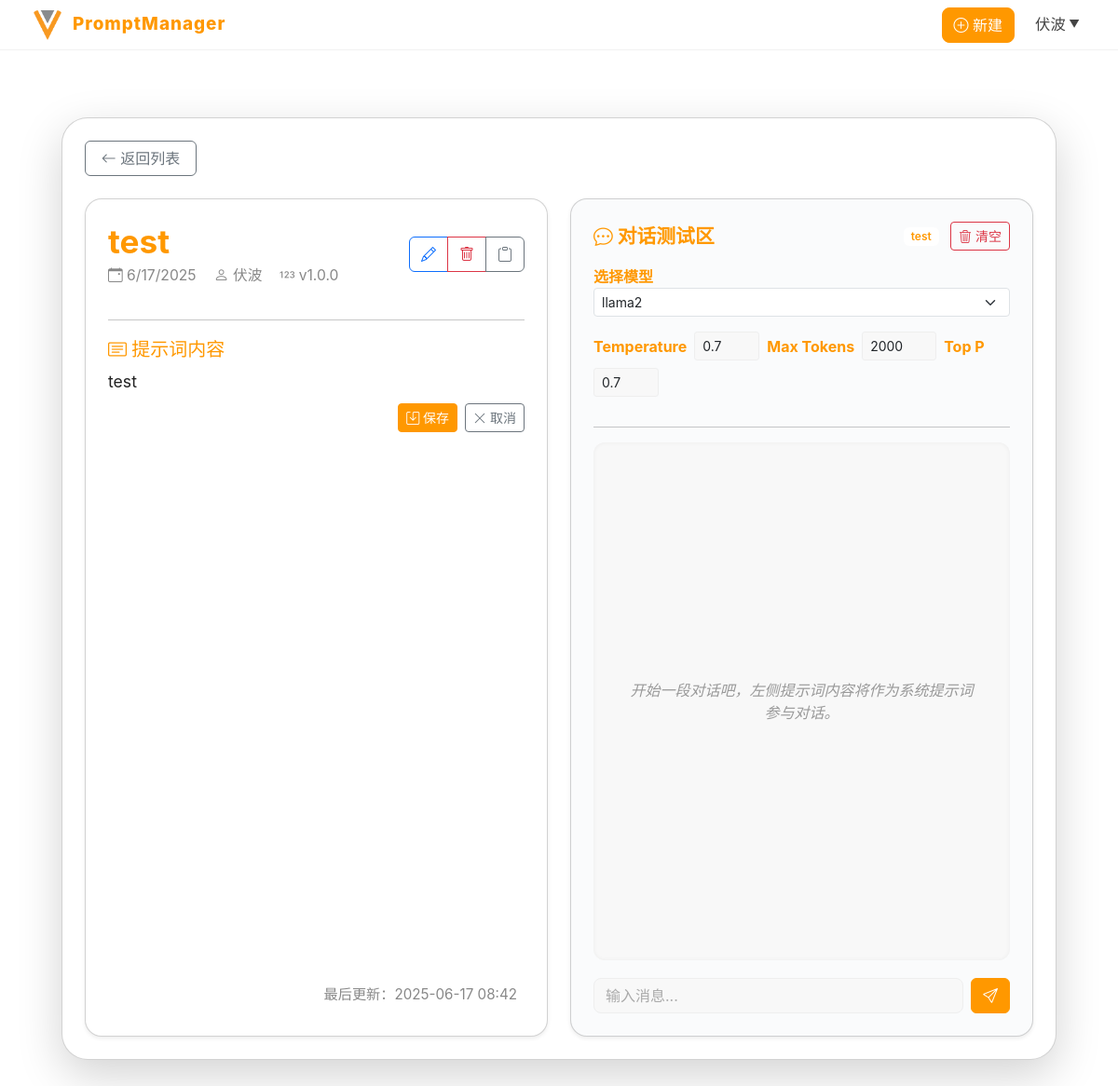
Screenshot of /prompts/12/ (signed in) with the database file from the repository.
### prompts/models.py (models this page shows, shortened)
class User(AbstractUser):
    email = models.EmailField(unique=True)

class Prompt(models.Model):
    title = models.CharField(max_length=200, unique=True)
    content = models.TextField()
    description = models.TextField(blank=True)
    tags = models.ManyToManyField(Tag, blank=True)
    version = models.CharField(max_length=20, default="1.0.0")
    owner = models.ForeignKey(User, on_delete=models.CASCADE)
    created_at = models.DateTimeField(auto_now_add=True)
    updated_at = models.DateTimeField(auto_now=True)

### prompts/views.py (the view, shortened to what this page needs)
# urls.py: path('prompts/', views.manage_prompts, name='prompt_list'),
@login_required
def manage_prompts(request, mode='list', pk=None):
    tags = Tag.objects.filter(is_public=True) | Tag.objects.filter(owner=request.user)
    tags = tags.distinct()
    if mode == 'list':
        prompts = Prompt.objects.filter(owner=request.user).order_by('-updated_at')
        search_query = request.GET.get('q')
        if search_query:
            prompts = prompts.filter(title__icontains=search_query)
        return render(request, 'prompts/prompt_list.html', {'prompts': prompts, 'tags': tags, 'mode': mode, 'search_query': search_query})
    elif mode == 'detail':
        prompt = get_object_or_404(Prompt, pk=pk, owner=request.user)
        return render(request, 'prompts/prompt_list.html', {'prompt': prompt, 'tags': tags, 'mode': mode})
    return redirect('prompt_list') # Default redirect

### prompts/templates/prompts/prompt_list.html (shortened to what this page needs)
{% extends 'prompts/base.html' %}
{% block content %}
<link rel="stylesheet" href="https://cdn.jsdelivr.net/npm/bootstrap-icons@1.11.3/font/bootstrap-icons.min.css">
<link href="https://cdn.jsdelivr.net/npm/select2@4.1.0-rc.0/dist/css/select2.min.css" rel="stylesheet" />
<div class="container py-4">
{% if mode == 'list' %}
<div class="d-flex justify-content-between align-items-center mt-4 mb-3">
  <h3 class="fw-bold d-flex align-items-center">
    <i class="bi bi-folder2-open" style="color:#ff9800;font-size:2rem;margin-right:0.5rem;"></i>
    提示词库
  </h3>
  <span class="text-muted">共 {{ prompts.count }} 个提示词</span>
</div>
<div class="d-flex justify-content-between align-items-center mb-3">
  <form class="d-flex flex-grow-1 me-3" action="{% url 'prompt_list' %}" method="get">
    <div class="input-group">
      <span class="input-group-text"><i class="bi bi-search"></i></span>
      <input type="text" class="form-control" placeholder="搜索提示词..." name="q" value="{{ request.GET.q|default_if_none:'' }}">
    </div>
  </form>
  <a href="{% url 'tag_manage' %}" class="btn btn-outline-secondary rounded-3"><i class="bi bi-tags"></i> 标签管理</a>
</div>
<div class="row g-4">
  {% for prompt in prompts %}
  <div class="col-12 col-md-6 col-lg-4">
    <div class="card shadow-sm h-100 prompt-card" style="cursor:pointer;" onclick="window.location.href='{% url 'prompt_detail' pk=prompt.id %}'">
      <div class="card-body">
        <h5 class="card-title"><i class="bi bi-lightning-charge"></i> {{ prompt.title }}</h5>
        <div class="prompt-content">{{ prompt.content|linebreaksbr }}</div>
        <div class="prompt-tags">
          {% for tag in prompt.tags.all %}
            <span class="prompt-tag">{{ tag.name }}</span>
          {% endfor %}
        </div>
        <div class="d-flex justify-content-between align-items-center mt-3">
          <div>
            <span class="badge bg-light text-dark">v{{ prompt.version }}</span>
          </div>
          <div class="action-buttons">
            <button class="btn btn-sm btn-outline-primary me-1" onclick="event.stopPropagation(); copyToClipboard('{{ prompt.content|escapejs }}')" data-bs-toggle="tooltip" title="复制内容"><i class="bi bi-clipboard"></i></button>
            <a href="{% url 'prompt_edit' pk=prompt.id %}" class="btn btn-sm btn-outline-secondary me-1" onclick="event.stopPropagation();" data-bs-toggle="tooltip" title="编辑"><i class="bi bi-pencil"></i></a>
            <button type="button" class="btn btn-sm btn-outline-danger" data-bs-toggle="modal" data-bs-target="#deletePromptModal" data-bs-prompt-id="{{ prompt.id }}" onclick="event.stopPropagation();" title="删除"><i class="bi bi-trash"></i></button>
          </div>
        </div>
      </div>
    </div>
  </div>
  {% empty %}
  <div class="col-12 text-center text-muted">暂无提示词</div>
  {% endfor %}
</div>
{% elif mode == 'detail' %}
<div class="container py-5 d-flex justify-content-center" style="min-height:1100px;">
  <div class="card shadow-lg p-4 w-100" style="max-width:1400px; min-height:1000px; border-radius:28px; background:#fff;">
    <div class="mb-4">
      <a href="{% url 'prompt_list' %}" class="btn btn-outline-secondary" style="min-width:120px;"><i class="bi bi-arrow-left"></i> 返回列表</a>
    </div>
    <div class="row g-4 align-items-stretch" style="min-height:900px;">
      <div class="col-12 col-lg-6 d-flex align-items-stretch">
        <div class="card shadow-sm p-4 flex-fill w-100 position-relative" style="background:#fff;color:#222;border-radius:18px;min-height:900px;">
          <div class="d-flex justify-content-between align-items-center mb-3">
            <div>
              <h2 class="fw-bold mb-1" style="color:#ff9800;font-size:2.2rem;">{{ prompt.title }}</h2>
              <div class="d-flex align-items-center flex-wrap text-muted" style="font-size:0.98rem;gap:1.2rem;">
                <span><i class="bi bi-calendar-event"></i> {{ prompt.updated_at|date:'n/j/Y' }}</span>
                <span><i class="bi bi-person"></i> {{ prompt.owner.username }}</span>
                <span><i class="bi bi-123"></i> v{{ prompt.version }}</span>
              </div>
            </div>
            <div class="btn-group" role="group">
              <button type="button" class="btn btn-outline-primary" id="editPromptBtn" title="编辑"><i class="bi bi-pencil"></i></button>
              <button type="button" class="btn btn-outline-danger" data-bs-toggle="modal" data-bs-target="#deletePromptModal" data-bs-prompt-id="{{ prompt.id }}" title="删除"><i class="bi bi-trash"></i></button>
              <button type="button" class="btn btn-outline-secondary" onclick="copyToClipboard('{{ prompt.content|escapejs }}')" title="复制内容"><i class="bi bi-clipboard"></i></button>
            </div>
          </div>
          <hr style="margin:1.2rem 0;">
          <div class="mb-4">
            <h5 class="mb-2" style="color:#ff9800;"><i class="bi bi-card-text"></i> 提示词内容</h5>
            <div id="promptContentContainer">
              <div id="promptContentDisplay" style="white-space:pre-line;font-size:1.1rem;line-height:1.7;">{{ prompt.content }}</div>
            </div>
            <div class="d-flex justify-content-end mt-2" id="editControls" style="display:none;">
              <button type="button" class="btn btn-primary btn-sm me-2" id="savePromptBtn"><i class="bi bi-save"></i> 保存</button>
              <button type="button" class="btn btn-outline-secondary btn-sm" id="cancelEditBtn"><i class="bi bi-x-lg"></i> 取消</button>
            </div>
          </div>
          <div style="position:absolute;right:2rem;bottom:2rem;">
            <span class="text-muted" style="font-size:0.95rem;">最后更新：{{ prompt.updated_at|date:'Y-m-d H:i' }}</span>
          </div>
        </div>
      </div>
      <div class="col-12 col-lg-6 d-flex align-items-stretch">
        <div class="card shadow-sm p-4 flex-fill w-100 d-flex flex-column" style="background:#fafbfc;border-radius:18px;min-height:900px;">
          <div class="d-flex justify-content-between align-items-center mb-3">
            <div class="fw-bold" style="font-size:1.3rem;"><i class="bi bi-chat-dots"></i> 对话测试区</div>
            <div>
              <span class="badge bg-light text-dark me-2">{{ prompt.title }}</span>
              <button type="button" class="btn btn-outline-danger btn-sm" id="clearChatBtn" title="清空对话"><i class="bi bi-trash3"></i> 清空</button>
            </div>
          </div>
          <div class="mb-3">
            <form class="row g-2 align-items-center">
              <div class="col-12 mb-2">
                <label for="chatModel" class="form-label mb-0 fw-bold">选择模型</label>
                <select id="chatModel" class="form-select form-select-sm">
                  <option>llama2</option>
                </select>
              </div>
              <div class="col-auto">
                <label for="chatTemperature" class="form-label mb-0 fw-bold">Temperature</label>
              </div>
              <div class="col-auto">
                <input type="number" step="0.01" min="0" max="2" id="chatTemperature" class="form-control form-control-sm" value="0.7" style="width:70px;">
              </div>
              <div class="col-auto">
                <label for="chatMaxTokens" class="form-label mb-0 fw-bold">Max Tokens</label>
              </div>
              <div class="col-auto">
                <input type="number" min="1" max="4096" id="chatMaxTokens" class="form-control form-control-sm" value="2000" style="width:80px;">
              </div>
              <div class="col-auto">
                <label for="chatTopP" class="form-label mb-0 fw-bold">Top P</label>
              </div>
              <div class="col-auto">
                <input type="number" step="0.01" min="0" max="1" id="chatTopP" class="form-control form-control-sm" value="0.7" style="width:70px;">
              </div>
            </form>
          </div>
          <hr class="my-3">
          <div id="chatMessages" class="flex-grow-1" style="min-height:0;height:auto;overflow-y:auto;background:#f8f8f8;border-radius:12px;padding:15px;margin-bottom:1.2rem;box-shadow:inset 0 0 5px rgba(0,0,0,0.05);">
            <div id="initialChatMessage" class="initial-message">开始一段对话吧，左侧提示词内容将作为系统提示词参与对话。</div>
          </div>
          <form id="chatInputForm" class="d-flex align-items-center gap-2 mt-auto">
            <input type="text" id="chatInput" class="form-control" placeholder="输入消息..." autocomplete="off">
            <button type="submit" class="btn btn-primary"><i class="bi bi-send"></i></button>
          </form>
        </div>
      </div>
    </div>
  </div>
</div>
{% endif %}
</div>
{% endblock %}

### prompts/templates/prompts/base.html (shortened to what this page needs)
<!DOCTYPE html>
<html lang="zh-CN">
<head>
    <link href="https://cdn.jsdelivr.net/npm/bootstrap@5.3.0/dist/css/bootstrap.min.css" rel="stylesheet">
    <link rel="stylesheet" href="https://cdn.jsdelivr.net/npm/bootstrap-icons@1.11.3/font/bootstrap-icons.min.css">
</head>
<body>
<nav class="pm-header">
  <a href="/main/" class="pm-brand">
    <img src="/static/VEEV.png" alt="logo" class="pm-logo">
    <span>PromptManager</span>
  </a>
  <div class="d-flex align-items-center">
    {% if user.is_authenticated %}
      <a href="{% url 'prompt_create' %}" class="btn btn-primary rounded-3 me-3"><i class="bi bi-plus-circle"></i> 新建</a>
      <div class="pm-user-dropdown" id="pmUserDropdown">
        <button class="pm-user-btn" id="pmUserBtn">{{ user.username }}</button>
      </div>
    {% else %}
      <a class="btn btn-outline-primary me-2" href="{% url 'login' %}">登录</a>
      <a class="btn btn-primary" href="{% url 'register' %}">注册</a>
    {% endif %}
  </div>
</nav>
<div class="container">
  {% block content %}{% endblock %}
</div>
</body>
</html>

### prompts/templates/prompts/base.html (style rules this page uses)
html, body { background: #fff !important; color: #222 !important; min-height: 100vh; font-family: -apple-system,BlinkMacSystemFont,'Segoe UI',Roboto,'Helvetica Neue',Arial,sans-serif; }
.pm-header { height: 54px; background: #fff; border-bottom: 1.5px solid #f2f2f2; display: flex; align-items: center; justify-content: space-between; padding: 0 2.2rem; }
.pm-logo { height: 32px; width: auto; margin-right: 0.7rem; border-radius: 6px; background: #fff; }
.pm-brand { color: #ff9800; font-weight: 800; font-size: 1.18rem; letter-spacing: 1px; display: flex; align-items: center; text-decoration: none; }
.pm-user-dropdown { position: relative; }
.pm-user-btn { background: none; border: none; color: #444; font-size: 1.02rem; font-weight: 500; cursor: pointer; display: flex; align-items: center; }
.pm-user-btn:after { content: '\25BC'; font-size: 0.7em; margin-left: 0.3em; }
.fw-bold, h3, h5, .modal-title { color: #ff9800 !important; }
.text-muted { color: #888 !important; }
.badge.bg-light { background: #fff !important; color: #ff9800 !important; font-weight: 600; }

### prompts/templates/prompts/prompt_list.html (style rules this page uses)
body { background-color: #f8f8f8; }
.btn-primary { background-color: #ff9800; border-color: #ff9800; }
.fw-bold, h3, h5, .modal-title { color: #ff9800 !important; }
.text-muted { color: #888 !important; }
.form-control, .select2-container--default .select2-selection--single, .select2-container--default .select2-selection--multiple { background-color: #f8f8f8; border-radius: 8px; border: 1px solid #eee; }
.form-control::placeholder { color: #aaa !important; }
#chatMessages { display: flex; flex-direction: column; gap: 10px; padding: 15px; background-color: #f8f8f8; border-radius: 12px; overflow-y: auto; min-height: 0; height: auto; box-shadow: inset 0 0 5px rgba(0,0,0,0.05); }
#chatMessages .initial-message { text-align: center; color: #999; padding: 20px; font-style: italic; flex-grow: 1; display: flex; align-items: center; justify-content: center; }
.form-control-sm { height: calc(1.8rem + 2px); padding: 0.25rem 0.5rem; font-size: 0.875rem; border-radius: 0.2rem; }

### rows the page displays
User: username "伏波"
Prompt: title "test", updated_at "6/17/2025", owner.username "伏波", version "1.0.0", content "test", updated_at "2025-06-17 08:42"
